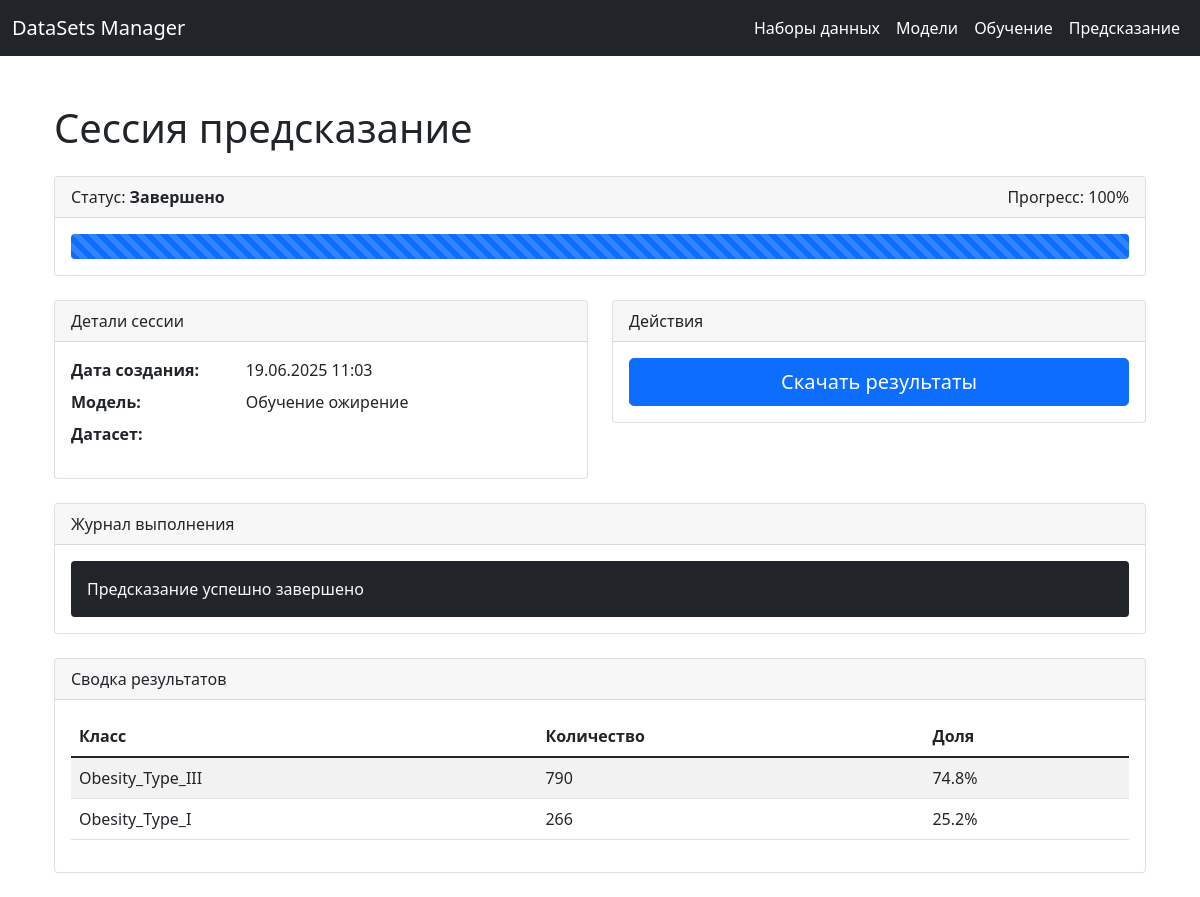
/predicting/predictions/1/, run on the app's committed database.
### predict/models.py (models this page shows, shortened)
class PredictSession(models.Model):
    STATUS_CHOICES = [
        ('pending', 'Ожидает'),
        ('running', 'Выполняется'),
        ('completed', 'Завершено'),
        ('failed', 'Ошибка'),
    ]
    user = models.ForeignKey(
        settings.AUTH_USER_MODEL,
        on_delete=models.CASCADE,
        related_name='predictions',
        default=1
    )
    progress = models.FloatField(default=0)
    title = models.CharField(max_length=255, default="Новая сессия предсказаний")
    dataset = models.ForeignKey(DataFile, on_delete=models.CASCADE)
    model = models.ForeignKey(TrainingSession, on_delete=models.CASCADE)
    creation_date = models.DateTimeField(default=timezone.now)
    status = models.CharField(max_length=10, choices=STATUS_CHOICES, default='pending')
    logs = models.TextField(blank=True)
    results_file = models.FileField(upload_to='predictions/', null=True, blank=True)
    def get_results_summary(self):
        from django.db.models import Count
        total = self.results.count()
        summary = list(self.results.values('prediction__class').annotate(
            count=Count('id')
        ).order_by('-count'))
        for item in summary:
            item['percent'] = item['count'] / total * 100 if total > 0 else 0
        return summary

### learning/models.py (models this page shows, shortened)
class TrainingSession(models.Model):
    STATUS_CHOICES = [
        ('pending', 'Ожидает'),
        ('running', 'Выполняется'),
        ('completed', 'Завершено'),
        ('failed', 'Ошибка'),
    ]
    title = models.CharField(max_length=255, default="")
    user = models.ForeignKey(
        settings.AUTH_USER_MODEL,
        on_delete=models.CASCADE,
        related_name='learning',
        default=1
    )
    model = models.ForeignKey(MLModel, on_delete=models.CASCADE)
    dataset = models.ForeignKey(DataFile, on_delete=models.CASCADE)
    epochs = models.IntegerField(default=100)
    learning_rate = models.FloatField(default=0.01)
    creation_date = models.DateTimeField(default=timezone.now)
    status = models.CharField(max_length=10, choices=STATUS_CHOICES, default='pending')
    current_epoch = models.IntegerField(default=0)
    progress = models.FloatField(default=0)
    preprocessor = models.BinaryField(null=True, blank=True)
    neural_network = models.BinaryField(null=True, blank=True)
    best_loss = models.FloatField(null=True, blank=True)
    final_accuracy = models.FloatField(null=True, blank=True)
    logs = models.TextField(blank=True)

### predict/views.py (the view)
# urls.py: path('predictions/<int:pk>/', PredictionSessionDetailView.as_view(), name='prediction_detail'),
class PredictionSessionDetailView(DetailView):
    model = PredictSession
    template_name = 'predictions/prediction_detail.html'
    context_object_name = 'session'
    def get_context_data(self, **kwargs):
        context = super().get_context_data(**kwargs)
        session = self.object
        if session.status == 'completed':
            context['results_summary'] = session.get_results_summary()
        context['progress_percent'] = int(session.progress)
        context['progress_width'] = f"{session.progress}%"
        context['logs_lines'] = session.logs.split('\n') if session.logs else []
        return context

### predict/templates/predictions/prediction_detail.html (shortened to what this page needs)
{% extends "base.html" %}
{% block content %}
<div class="container py-4">
    <h1 class="mb-4">{{ session.title }}</h1>
    <div class="card mb-4">
        <div class="card-header d-flex justify-content-between align-items-center">
            <span>Статус: <strong class="text-{{ session.status }}">{{ session.get_status_display }}</strong></span>
            <span>Прогресс: {{ progress_percent }}%</span>
        </div>
        <div class="card-body">
            <div class="progress" style="height: 25px;">
                <div class="progress-bar progress-bar-striped bg-{{ session.status }}"
                     role="progressbar"
                     style="width: {{ progress_width }}"
                     aria-valuenow="{{ progress_percent }}"
                     aria-valuemin="0"
                     aria-valuemax="100">
                </div>
            </div>
        </div>
    </div>
    <div class="row mb-4">
        <div class="col-md-6">
            <div class="card">
                <div class="card-header">Детали сессии</div>
                <div class="card-body">
                    <dl class="row">
                        <dt class="col-sm-4">Дата создания:</dt>
                        <dd class="col-sm-8">{{ session.creation_date|date:"d.m.Y H:i" }}</dd>
                        <dt class="col-sm-4">Модель:</dt>
                        <dd class="col-sm-8">{{ session.model.title }}</dd>
                        <dt class="col-sm-4">Датасет:</dt>
                        <dd class="col-sm-8">{{ session.dataset.filename }}</dd>
                    </dl>
                </div>
            </div>
        </div>
        <div class="col-md-6">
            <div class="card">
                <div class="card-header">Действия</div>
                <div class="card-body">
                    <div class="d-grid gap-2">
                        {% if session.status == 'completed' and session.results_file %}
                            <a href="{{ session.results_file.url }}"
                               class="btn btn-primary btn-lg">
                                Скачать результаты
                            </a>
                        {% endif %}
                    </div>
                </div>
            </div>
        </div>
    </div>
    <div class="card mb-4">
        <div class="card-header">Журнал выполнения</div>
        <div class="card-body">
            <div class="console-output bg-dark text-light p-3 rounded" style="max-height: 300px; overflow-y: auto;">
                {% for line in logs_lines %}
                    <div class="log-line">{{ line }}</div>
                {% empty %}
                    <div class="text-muted">Логи отсутствуют</div>
                {% endfor %}
            </div>
        </div>
    </div>
    {% if session.status == 'completed' %}
    <div class="card">
        <div class="card-header">Сводка результатов</div>
        <div class="card-body">
            <table class="table table-striped">
                <thead>
                    <tr>
                        <th>Класс</th>
                        <th>Количество</th>
                        <th>Доля</th>
                    </tr>
                </thead>
                <tbody>
                    {% for item in results_summary %}
                    <tr>
                        <td>{{ item.prediction__class }}</td>
                        <td>{{ item.count }}</td>
                        <td>{{ item.percent|floatformat:1 }}%</td>
                    </tr>
                    {% endfor %}
                </tbody>
            </table>
        </div>
    </div>
    {% endif %}
</div>
{% endblock %}

### data on the page
PredictSession: title "Сессия предсказание", status "Завершено", creation_date "19.06.2025 11:03", model "Обучение ожирение", logs_lines "Предсказание успешно завершено"

### other printed values
{{ progress_percent }} "100"
{{ item.prediction__class }} "Obesity_Type_III" "Obesity_Type_I"
{{ item.count }} "790" "266"
{{ item.percent|floatformat:1 }} "74.8" "25.2"
